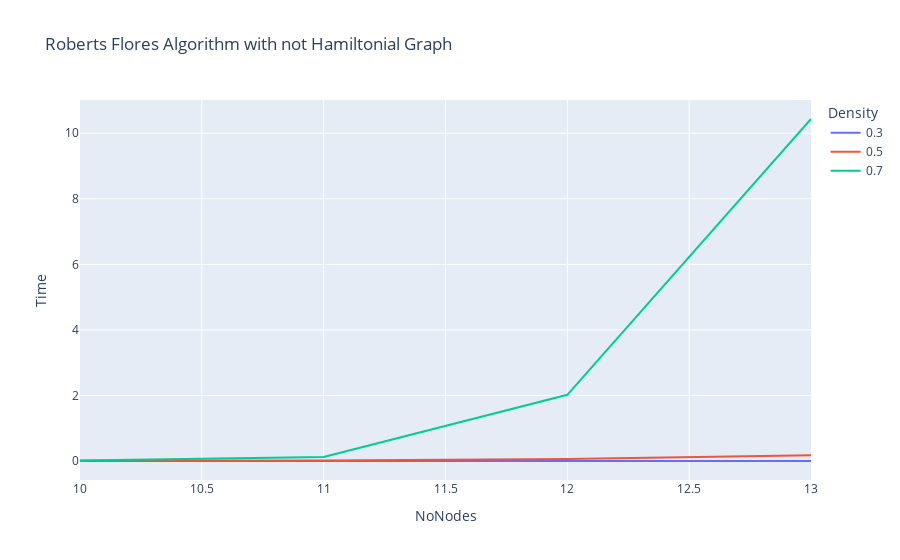

Notebook code for this chart:
### Code cell
showGraph(df, title="Roberts Flores Algorithm with not Hamiltonial Graph", xLabel="NoNodes")

### Figure 1 — Plotly figure (JSON) as saved in the notebook; plotly's stock layout.template omitted (floating-point values rounded to 4 significant figures)
{"data": [{"hovertemplate": "Density=0.3<br>NoNodes=%{x}<br>Time=%{y}<extra></extra>", "legendgroup": "0.3", "line": {"color": "#636efa", "dash": "solid"}, "marker": {"symbol": "circle"}, "mode": "lines", "name": "0.3", "orientation": "v", "showlegend": true, "type": "scatter", "x": [10, 11, 12, 13], "xaxis": "x", "y": [0.0002002, 0.0002651, 0.0009967, 0.003445], "yaxis": "y"}, {"hovertemplate": "Density=0.5<br>NoNodes=%{x}<br>Time=%{y}<extra></extra>", "legendgroup": "0.5", "line": {"color": "#EF553B", "dash": "solid"}, "marker": {"symbol": "circle"}, "mode": "lines", "name": "0.5", "orientation": "v", "showlegend": true, "type": "scatter", "x": [10, 11, 12, 13], "xaxis": "x", "y": [0.004263, 0.01733, 0.06158, 0.1784], "yaxis": "y"}, {"hovertemplate": "Density=0.7<br>NoNodes=%{x}<br>Time=%{y}<extra></extra>", "legendgroup": "0.7", "line": {"color": "#00cc96", "dash": "solid"}, "marker": {"symbol": "circle"}, "mode": "lines", "name": "0.7", "orientation": "v", "showlegend": true, "type": "scatter", "x": [10, 11, 12, 13], "xaxis": "x", "y": [0.01691, 0.1231, 2.019, 10.44], "yaxis": "y"}], "layout": {"legend": {"title": {"text": "Density"}, "tracegroupgap": 0}, "title": {"text": "Roberts Flores Algorithm with not Hamiltonial Graph"}, "xaxis": {"anchor": "y", "domain": [0, 1], "title": {"text": "NoNodes"}}, "yaxis": {"anchor": "x", "domain": [0, 1], "title": {"text": "Time"}}}}
